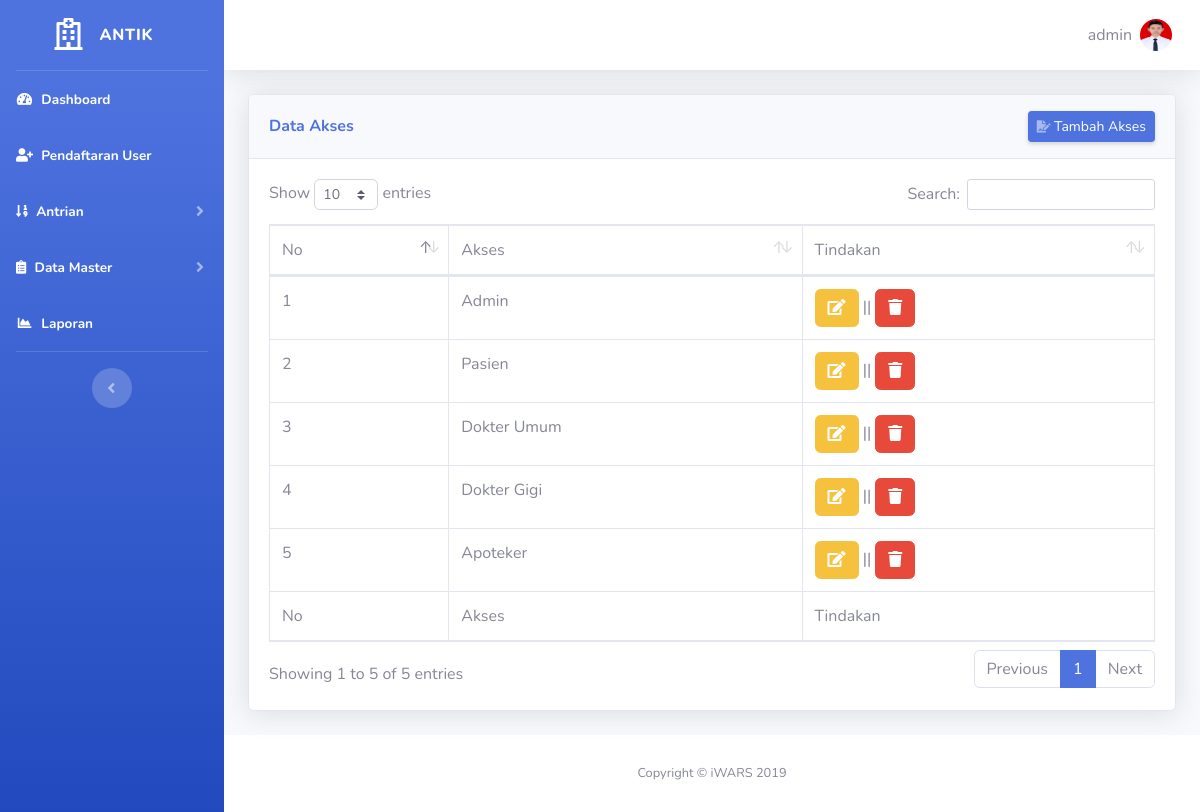
The app's page /Admin/data-akses.php (signed in) with its own data.
### tables this page shows
CREATE TABLE `tb_user` (
  `id_user` int(11) NOT NULL,
  `id_akses` int(11) NOT NULL,
  `no_identitas` varchar(20) NOT NULL,
  `nama` varchar(40) NOT NULL,
  `jenis_kelamin` varchar(1) NOT NULL,
  `tempat_lahir` varchar(30) NOT NULL,
  `tanggal_lahir` date NOT NULL,
  `no_hp` varchar(13) NOT NULL,
  `alamat` varchar(100) NOT NULL,
  `email` varchar(100) NOT NULL,
  `pekerjaan` varchar(30) NOT NULL,
  `username` varchar(10) NOT NULL,
  `password` varchar(10) NOT NULL,
  `foto` varchar(200) NOT NULL
);

CREATE TABLE `tb_akses` (
  `id_akses` int(11) NOT NULL,
  `ket_akses` varchar(11) NOT NULL
);

### session.php (called while the page is built, shortened)
<?php
include "koneksi.php";
$user_check = $_SESSION['username'];
$sql = "SELECT * FROM tb_user WHERE username='$user_check'";
$ses_sql = mysqli_query($koneksi, $sql);
$row = mysqli_fetch_assoc($ses_sql);
$username=$row['username'];
$foto = $row['foto'];
 ?>

### Admin/functions.php (called while the page is built, shortened)
<?php
require '../koneksi.php';
function query($sql){
	global $koneksi;
	$result = mysqli_query($koneksi, $sql);
	$rows = [];
	while ($data = mysqli_fetch_assoc($result)) {
		$rows[]=$data;
	}
	return $rows;
}
?>

### Admin/data-akses.php (the view, shortened to what this page needs)
<?php
  require 'functions.php';
  include '../session.php';
  $dakses = query("SELECT * FROM tb_akses");
?>
<!DOCTYPE html>
<html lang="en">
<?php include 'assets/header.php'; ?>
<body id="page-top">
  <div id="wrapper">
   <?php include 'assets/sidebar.php'; ?>
    <div id="content-wrapper" class="d-flex flex-column">
      <div id="content">
       <?php include 'assets/navbar.php'; ?>
        <div class="container-fluid">
          <div class="card shadow mb-4">
            <div class="card-header py-3 d-sm-flex align-items-center justify-content-between">
              <h6 class="m-0 font-weight-bold text-primary">Data Akses</h6>
              <button type="button" class="d-one d-sm-inline-block btn btn-sm btn-primary shadow-sm" data-toggle="modal" data-target="#modalTambah"><i class="fas fa-file-signature fa-sm text-white-50"></i> Tambah Akses</button>
            </div>
            <div class="card-body">
              <div class="table-responsive">
                <table class="table table-bordered" id="dataTable" width="100%" cellspacing="0">
                  <thead>
                    <tr>
                      <td>No</td>
                      <td>Akses</td>
                      <td>Tindakan</td>
                    </tr>
                  </thead>
                  <tfoot>
                    <tr>
                      <td>No</td>
                      <td>Akses</td>
                      <td>Tindakan</td>
                    </tr>
                  </tfoot>
                  <tbody>
                  <?php
                    $no=1;
                    foreach ($dakses as $data) {
                  ?>
                    <tr>
                        <td><?php echo $no;?></td>
                        <td><?php echo $data ['ket_akses'];?></td>
                        <td><a href="edit-dakses.php?id=<?php echo $data['id_akses'];?>" class="btn btn-warning" name="edit-dakses"><i class="fas fa-edit"></i></a> || <a href="hapus-dakses.php?id=<?php echo $data['id_akses'];?>"  onclick="return confirm('Apakah anda yakin?')" class="btn btn-danger"><i class="fas fa-trash"></i></a></td>
                    </tr>
                    <?php $no++;?>
                    <?php } ?>
                  </tbody>
                </table>
              </div>
            </div>
          </div>
        </div>
      </div>
      <?php include 'assets/footer.php'; ?>
    </div>
  </div>
</body>
</html>

### Admin/assets/navbar.php (shortened to what this page needs)
<nav class="navbar navbar-expand navbar-light bg-white topbar mb-4 static-top shadow">
  <ul class="navbar-nav ml-auto">
    <li class="nav-item dropdown no-arrow">
      <a class="nav-link dropdown-toggle" href="#" id="userDropdown" role="button" data-toggle="dropdown" aria-haspopup="true" aria-expanded="false">
        <span class="mr-2 d-none d-lg-inline text-gray-600 medium"><?php echo $username;?></span>
        <img class="img-profile rounded-circle" src="../img/<?php echo $foto;?>">
      </a>
    </li>
  </ul>
</nav>

### records on screen
tb_user: username "admin", foto (picture)
tb_akses: ket_akses "Admin"
tb_akses: ket_akses "Pasien"
tb_akses: ket_akses "Dokter Umum"
tb_akses: ket_akses "Dokter Gigi"
tb_akses: ket_akses "Apoteker"
